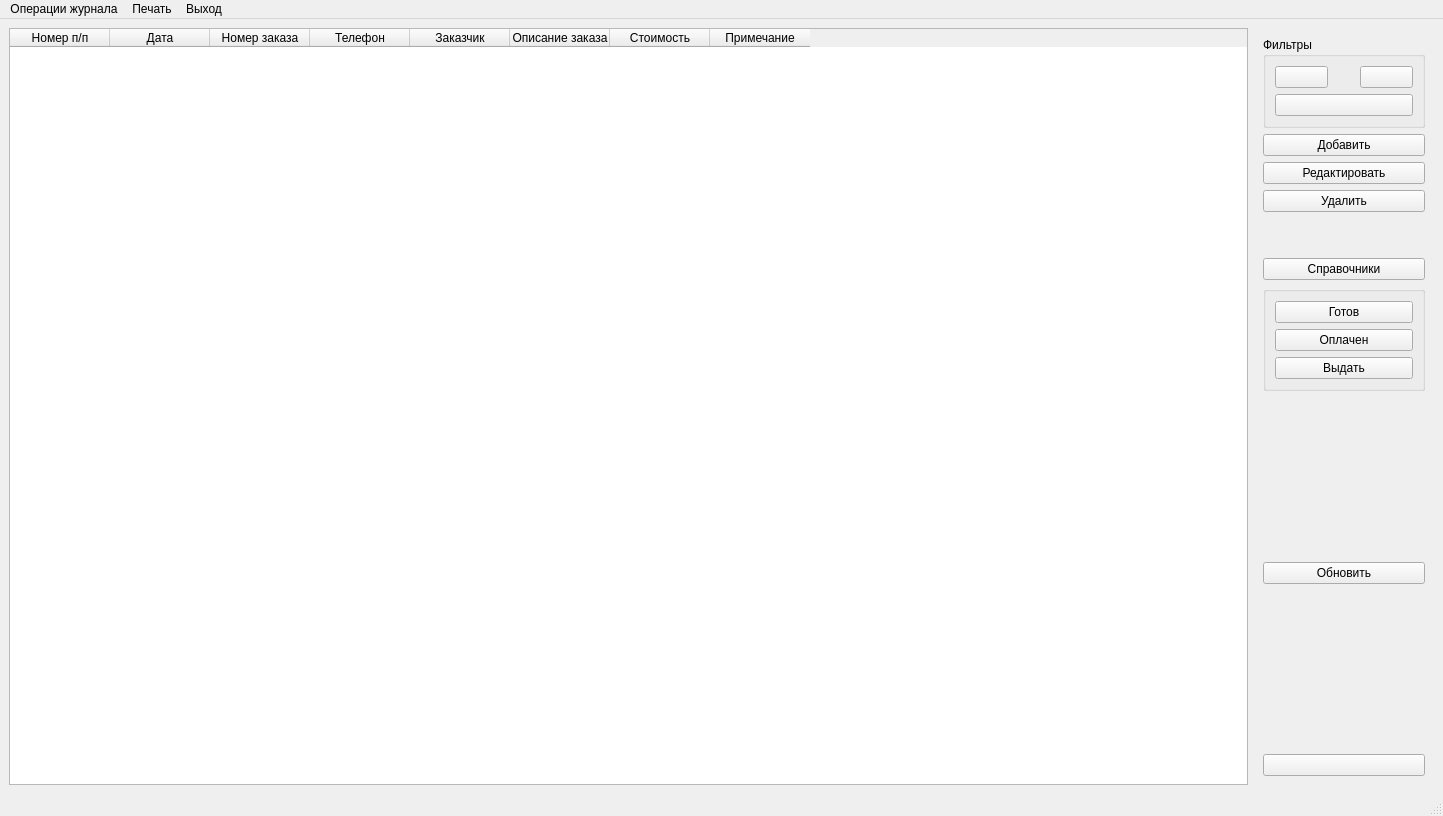
<?xml version="1.0" encoding="UTF-8"?>
<ui version="4.0">
 <class>MainWindow</class>
 <widget class="QMainWindow" name="MainWindow">
  <property name="geometry">
   <rect>
    <x>0</x>
    <y>0</y>
    <width>1443</width>
    <height>816</height>
   </rect>
  </property>
  <property name="sizePolicy">
   <sizepolicy hsizetype="Expanding" vsizetype="Expanding">
    <horstretch>0</horstretch>
    <verstretch>0</verstretch>
   </sizepolicy>
  </property>
  <property name="minimumSize">
   <size>
    <width>800</width>
    <height>600</height>
   </size>
  </property>
  <property name="windowTitle">
   <string>Журнал Инфоникс</string>
  </property>
  <widget class="QWidget" name="centralwidget">
   <layout class="QHBoxLayout" name="horizontalLayout">
    <item>
     <widget class="QTableWidget" name="tableWidget">
      <property name="editTriggers">
       <set>QAbstractItemView::EditTrigger::NoEditTriggers</set>
      </property>
      <property name="selectionMode">
       <enum>QAbstractItemView::SelectionMode::SingleSelection</enum>
      </property>
      <property name="selectionBehavior">
       <enum>QAbstractItemView::SelectionBehavior::SelectRows</enum>
      </property>
      <property name="showGrid">
       <bool>true</bool>
      </property>
      <column>
       <property name="text">
        <string>Номер п/п</string>
       </property>
       <property name="background">
        <color>
         <red>255</red>
         <green>255</green>
         <blue>255</blue>
        </color>
       </property>
      </column>
      <column>
       <property name="text">
        <string>Дата</string>
       </property>
      </column>
      <column>
       <property name="text">
        <string>Номер заказа</string>
       </property>
      </column>
      <column>
       <property name="text">
        <string>Телефон</string>
       </property>
      </column>
      <column>
       <property name="text">
        <string>Заказчик</string>
       </property>
      </column>
      <column>
       <property name="text">
        <string>Описание заказа</string>
       </property>
      </column>
      <column>
       <property name="text">
        <string>Стоимость</string>
       </property>
      </column>
      <column>
       <property name="text">
        <string>Примечание</string>
       </property>
      </column>
     </widget>
    </item>
    <item>
     <widget class="QFrame" name="frame">
      <property name="minimumSize">
       <size>
        <width>180</width>
        <height>0</height>
       </size>
      </property>
      <property name="maximumSize">
       <size>
        <width>150</width>
        <height>16777215</height>
       </size>
      </property>
      <property name="toolTip">
       <string/>
      </property>
      <property name="frameShape">
       <enum>QFrame::Shape::NoFrame</enum>
      </property>
      <layout class="QVBoxLayout" name="verticalLayout_2">
       <item>
        <widget class="QGroupBox" name="groupBox_2">
         <property name="sizePolicy">
          <sizepolicy hsizetype="Preferred" vsizetype="Maximum">
           <horstretch>0</horstretch>
           <verstretch>0</verstretch>
          </sizepolicy>
         </property>
         <property name="maximumSize">
          <size>
           <width>16777215</width>
           <height>16777215</height>
          </size>
         </property>
         <property name="title">
          <string>Фильтры</string>
         </property>
         <layout class="QGridLayout" name="gridLayout">
          <item row="0" column="0">
           <widget class="QPushButton" name="pushButton_Find">
            <property name="sizePolicy">
             <sizepolicy hsizetype="Expanding" vsizetype="Fixed">
              <horstretch>0</horstretch>
              <verstretch>0</verstretch>
             </sizepolicy>
            </property>
            <property name="maximumSize">
             <size>
              <width>16777215</width>
              <height>40</height>
             </size>
            </property>
            <property name="text">
             <string/>
            </property>
            <property name="icon">
             <iconset>
              <normaloff>image/Filter1.png</normaloff>image/Filter1.png</iconset>
            </property>
            <property name="iconSize">
             <size>
              <width>28</width>
              <height>28</height>
             </size>
            </property>
           </widget>
          </item>
          <item row="0" column="1">
           <spacer name="horizontalSpacer">
            <property name="orientation">
             <enum>Qt::Orientation::Horizontal</enum>
            </property>
            <property name="sizeType">
             <enum>QSizePolicy::Policy::Preferred</enum>
            </property>
            <property name="sizeHint" stdset="0">
             <size>
              <width>20</width>
              <height>20</height>
             </size>
            </property>
           </spacer>
          </item>
          <item row="0" column="2">
           <widget class="QPushButton" name="pushButton_UnFilter">
            <property name="sizePolicy">
             <sizepolicy hsizetype="Expanding" vsizetype="Fixed">
              <horstretch>0</horstretch>
              <verstretch>0</verstretch>
             </sizepolicy>
            </property>
            <property name="maximumSize">
             <size>
              <width>16777215</width>
              <height>40</height>
             </size>
            </property>
            <property name="text">
             <string/>
            </property>
            <property name="icon">
             <iconset>
              <normaloff>image/UnFilter.png</normaloff>image/UnFilter.png</iconset>
            </property>
            <property name="iconSize">
             <size>
              <width>28</width>
              <height>28</height>
             </size>
            </property>
           </widget>
          </item>
          <item row="1" column="0" colspan="3">
           <widget class="QPushButton" name="pushButton_UnFilter_All">
            <property name="sizePolicy">
             <sizepolicy hsizetype="Expanding" vsizetype="Fixed">
              <horstretch>0</horstretch>
              <verstretch>0</verstretch>
             </sizepolicy>
            </property>
            <property name="maximumSize">
             <size>
              <width>16777215</width>
              <height>40</height>
             </size>
            </property>
            <property name="toolTip">
             <string>Показать все заказы, включая выданные </string>
            </property>
            <property name="text">
             <string/>
            </property>
            <property name="icon">
             <iconset>
              <normaloff>image/UnFilterAll.png</normaloff>image/UnFilterAll.png</iconset>
            </property>
            <property name="iconSize">
             <size>
              <width>28</width>
              <height>28</height>
             </size>
            </property>
           </widget>
          </item>
         </layout>
        </widget>
       </item>
       <item>
        <widget class="QPushButton" name="pushButton_Add">
         <property name="sizePolicy">
          <sizepolicy hsizetype="Minimum" vsizetype="Fixed">
           <horstretch>0</horstretch>
           <verstretch>0</verstretch>
          </sizepolicy>
         </property>
         <property name="maximumSize">
          <size>
           <width>16777215</width>
           <height>40</height>
          </size>
         </property>
         <property name="text">
          <string>Добавить</string>
         </property>
         <property name="icon">
          <iconset>
           <normaloff>image/add.jpg</normaloff>image/add.jpg</iconset>
         </property>
        </widget>
       </item>
       <item>
        <widget class="QPushButton" name="pushButton_Change">
         <property name="sizePolicy">
          <sizepolicy hsizetype="Minimum" vsizetype="Fixed">
           <horstretch>0</horstretch>
           <verstretch>0</verstretch>
          </sizepolicy>
         </property>
         <property name="maximumSize">
          <size>
           <width>16777215</width>
           <height>40</height>
          </size>
         </property>
         <property name="text">
          <string>Редактировать</string>
         </property>
         <property name="icon">
          <iconset>
           <normaloff>image/edit.png</normaloff>image/edit.png</iconset>
         </property>
        </widget>
       </item>
       <item>
        <widget class="QPushButton" name="pushButton_Del">
         <property name="sizePolicy">
          <sizepolicy hsizetype="Minimum" vsizetype="Fixed">
           <horstretch>0</horstretch>
           <verstretch>0</verstretch>
          </sizepolicy>
         </property>
         <property name="maximumSize">
          <size>
           <width>16777215</width>
           <height>40</height>
          </size>
         </property>
         <property name="text">
          <string>Удалить</string>
         </property>
         <property name="icon">
          <iconset>
           <normaloff>image/remove.png</normaloff>image/remove.png</iconset>
         </property>
        </widget>
       </item>
       <item>
        <spacer name="verticalSpacer_2">
         <property name="orientation">
          <enum>Qt::Orientation::Vertical</enum>
         </property>
         <property name="sizeType">
          <enum>QSizePolicy::Policy::Maximum</enum>
         </property>
         <property name="sizeHint" stdset="0">
          <size>
           <width>20</width>
           <height>40</height>
          </size>
         </property>
        </spacer>
       </item>
       <item>
        <widget class="QPushButton" name="pushButton_Sprav">
         <property name="sizePolicy">
          <sizepolicy hsizetype="Expanding" vsizetype="Fixed">
           <horstretch>0</horstretch>
           <verstretch>0</verstretch>
          </sizepolicy>
         </property>
         <property name="maximumSize">
          <size>
           <width>16777215</width>
           <height>40</height>
          </size>
         </property>
         <property name="toolTip">
          <string>Выйти  из программы</string>
         </property>
         <property name="text">
          <string>Справочники</string>
         </property>
         <property name="icon">
          <iconset>
           <normaloff>image/sprav.png</normaloff>image/sprav.png</iconset>
         </property>
         <property name="iconSize">
          <size>
           <width>28</width>
           <height>28</height>
          </size>
         </property>
        </widget>
       </item>
       <item>
        <widget class="QGroupBox" name="groupBox">
         <property name="sizePolicy">
          <sizepolicy hsizetype="Preferred" vsizetype="Maximum">
           <horstretch>0</horstretch>
           <verstretch>0</verstretch>
          </sizepolicy>
         </property>
         <property name="title">
          <string/>
         </property>
         <layout class="QVBoxLayout" name="verticalLayout">
          <item>
           <widget class="QPushButton" name="pushButton_WorkEnd">
            <property name="text">
             <string>Готов</string>
            </property>
            <property name="icon">
             <iconset>
              <normaloff>EndWork.png</normaloff>EndWork.png</iconset>
            </property>
           </widget>
          </item>
          <item>
           <widget class="QPushButton" name="pushButton_Pay">
            <property name="text">
             <string>Оплачен</string>
            </property>
            <property name="icon">
             <iconset>
              <normaloff>image/Payed.png</normaloff>image/Payed.png</iconset>
            </property>
           </widget>
          </item>
          <item>
           <widget class="QPushButton" name="pushButton_Ext">
            <property name="text">
             <string>Выдать</string>
            </property>
            <property name="icon">
             <iconset>
              <normaloff>image/Moved.png</normaloff>image/Moved.png</iconset>
            </property>
           </widget>
          </item>
         </layout>
        </widget>
       </item>
       <item>
        <spacer name="verticalSpacer_3">
         <property name="orientation">
          <enum>Qt::Orientation::Vertical</enum>
         </property>
         <property name="sizeHint" stdset="0">
          <size>
           <width>20</width>
           <height>40</height>
          </size>
         </property>
        </spacer>
       </item>
       <item>
        <widget class="QPushButton" name="pushButton_Renew">
         <property name="sizePolicy">
          <sizepolicy hsizetype="Expanding" vsizetype="Fixed">
           <horstretch>0</horstretch>
           <verstretch>0</verstretch>
          </sizepolicy>
         </property>
         <property name="maximumSize">
          <size>
           <width>16777215</width>
           <height>40</height>
          </size>
         </property>
         <property name="toolTip">
          <string>Выйти  из программы</string>
         </property>
         <property name="text">
          <string>Обновить</string>
         </property>
         <property name="icon">
          <iconset>
           <normaloff>image/renew.png</normaloff>image/renew.png</iconset>
         </property>
         <property name="iconSize">
          <size>
           <width>28</width>
           <height>28</height>
          </size>
         </property>
        </widget>
       </item>
       <item>
        <spacer name="verticalSpacer">
         <property name="orientation">
          <enum>Qt::Orientation::Vertical</enum>
         </property>
         <property name="sizeHint" stdset="0">
          <size>
           <width>20</width>
           <height>40</height>
          </size>
         </property>
        </spacer>
       </item>
       <item>
        <widget class="QPushButton" name="pushButton_Exit">
         <property name="sizePolicy">
          <sizepolicy hsizetype="Expanding" vsizetype="Fixed">
           <horstretch>0</horstretch>
           <verstretch>0</verstretch>
          </sizepolicy>
         </property>
         <property name="maximumSize">
          <size>
           <width>16777215</width>
           <height>40</height>
          </size>
         </property>
         <property name="toolTip">
          <string>Выйти  из программы</string>
         </property>
         <property name="text">
          <string/>
         </property>
         <property name="icon">
          <iconset>
           <normaloff>image/Exit.jpg</normaloff>image/Exit.jpg</iconset>
         </property>
         <property name="iconSize">
          <size>
           <width>28</width>
           <height>28</height>
          </size>
         </property>
        </widget>
       </item>
      </layout>
     </widget>
    </item>
   </layout>
  </widget>
  <widget class="QMenuBar" name="menubar">
   <property name="geometry">
    <rect>
     <x>0</x>
     <y>0</y>
     <width>1443</width>
     <height>30</height>
    </rect>
   </property>
   <widget class="QMenu" name="menu">
    <property name="title">
     <string>Операции журнала</string>
    </property>
   </widget>
   <widget class="QMenu" name="menu_2">
    <property name="title">
     <string>Печать</string>
    </property>
   </widget>
   <widget class="QMenu" name="menu_3">
    <property name="title">
     <string>Выход</string>
    </property>
   </widget>
   <addaction name="menu"/>
   <addaction name="menu_2"/>
   <addaction name="menu_3"/>
  </widget>
  <widget class="QStatusBar" name="statusbar"/>
 </widget>
 <resources/>
 <connections/>
</ui>
